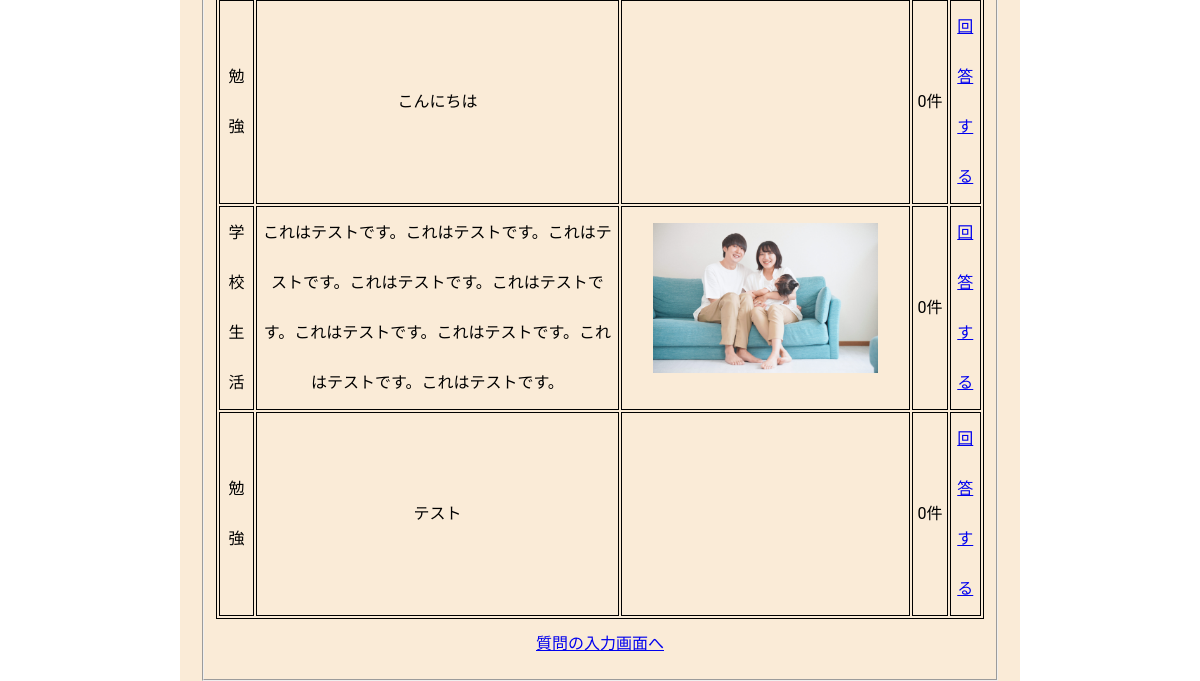
Page /question_all_read.php (signed in, lower part) on the earlier database version.
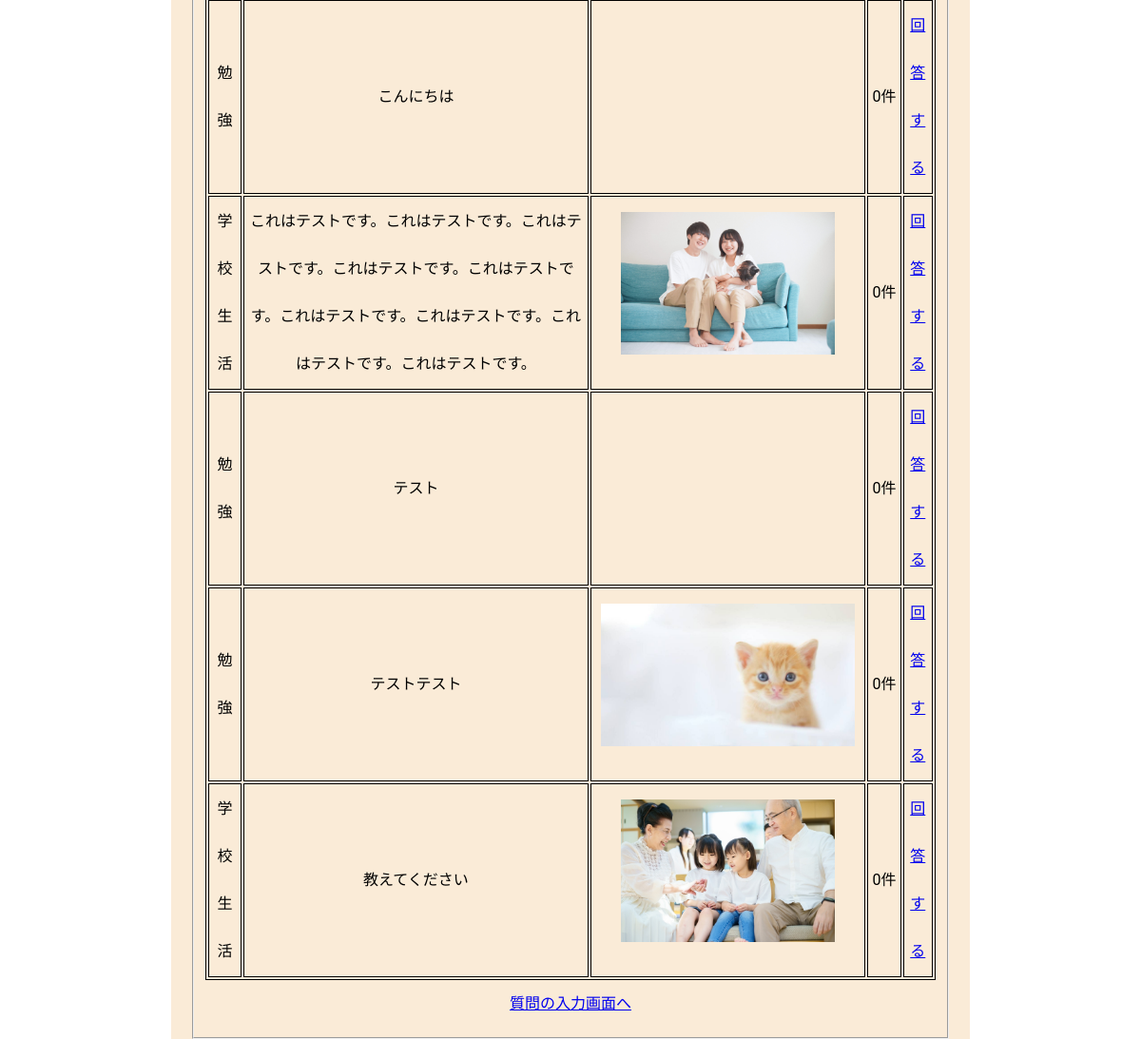
Same page on the later database version.
### tables this page shows
CREATE TABLE `question_table` (
  `id` int(11) NOT NULL,
  `user_id` int(11) NOT NULL,
  `category` varchar(128) NOT NULL,
  `question` varchar(128) NOT NULL,
  `image` varchar(128) DEFAULT NULL,
  `created_at` datetime NOT NULL,
  `updated_at` datetime NOT NULL
);

### question_all_read.php (the view, shortened to what this page needs)
<?php
$pdo = connect_to_db();
$sql = 'SELECT * FROM question_table ORDER BY created_at ASC LIMIT 10';
$stmt = $pdo->prepare($sql);
try {
  $status = $stmt->execute();
} catch (PDOException $e) {
  echo json_encode(["sql error" => "{$e->getMessage()}"]);
  exit();
}
$result = $stmt->fetchAll(PDO::FETCH_ASSOC);
$output = "";
foreach ($result as $record) {
  $output .= "
  <tr>
    <td>{$record["category"]}</td>
    <td>{$record["question"]}</td>
    <td><img src='{$record["image"]}' height='150px'></td>
    <td>0件</td>
    <td><a href='answer_input.php?id={$record["id"]}'>回答する</a></td>
  </tr>
  ";
}
?>
<!DOCTYPE html>
<html lang="ja">
<head>
  <link rel="stylesheet" href="css/style.css">
</head>
<body>
  <div class="wrapper">
    <fieldset>
      <div class="contents">
        <table>
          <tbody>
            <?= $output ?>
          </tbody>
        </table>
      </div>
      <a href="question_input.php">質問の入力画面へ</a>
    </fieldset>
  </div>
</body>
</html>

### css/style.css (style rules this page uses)
body { font-family: Roboto, "Yu Gothic Medium", "游ゴシック Medium", YuGothic, "游ゴシック体", "ヒラギノ角ゴ Pro W3", "メイリオ", sans-serif; font-size: 16px; width: 70%; margin: 0 auto; }
.wrapper { padding: 20px 20px 40px; background-color: antiquewhite; text-align: center; line-height: 50px; }
table, th, td { border: 1px solid black; font-size: 16px; }
.contents { display: flex; justify-content: space-evenly; }

Differences in the rows shown:
added question_table: category "勉強", question "テストテスト", image (picture)
added question_table: category "学校生活", question "教えてください", image (picture)
